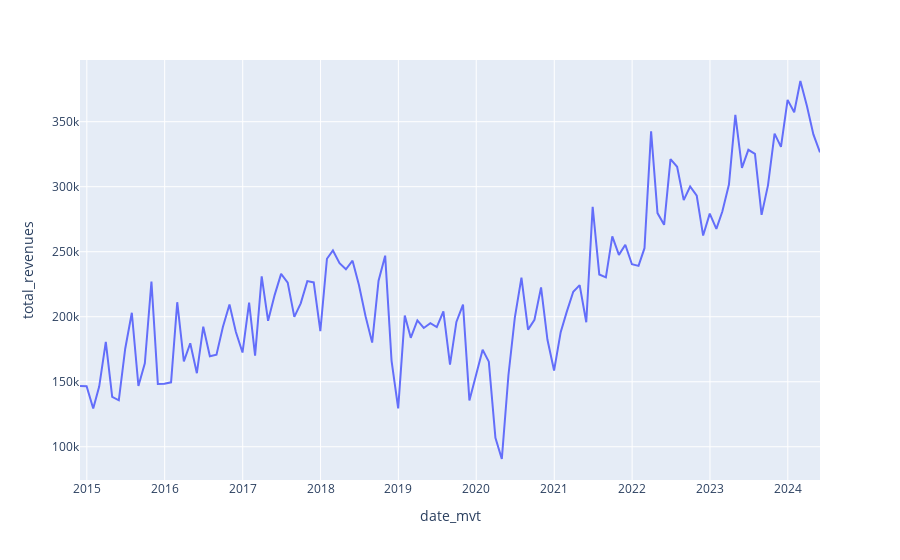

Here is the notebook cell this chart was saved with:
### Code cell
import plotly.express as px
fig = px.line(df2,x='date_mvt',y='total_revenues')      # plot the total monthly revenue of the company overtime 
fig
